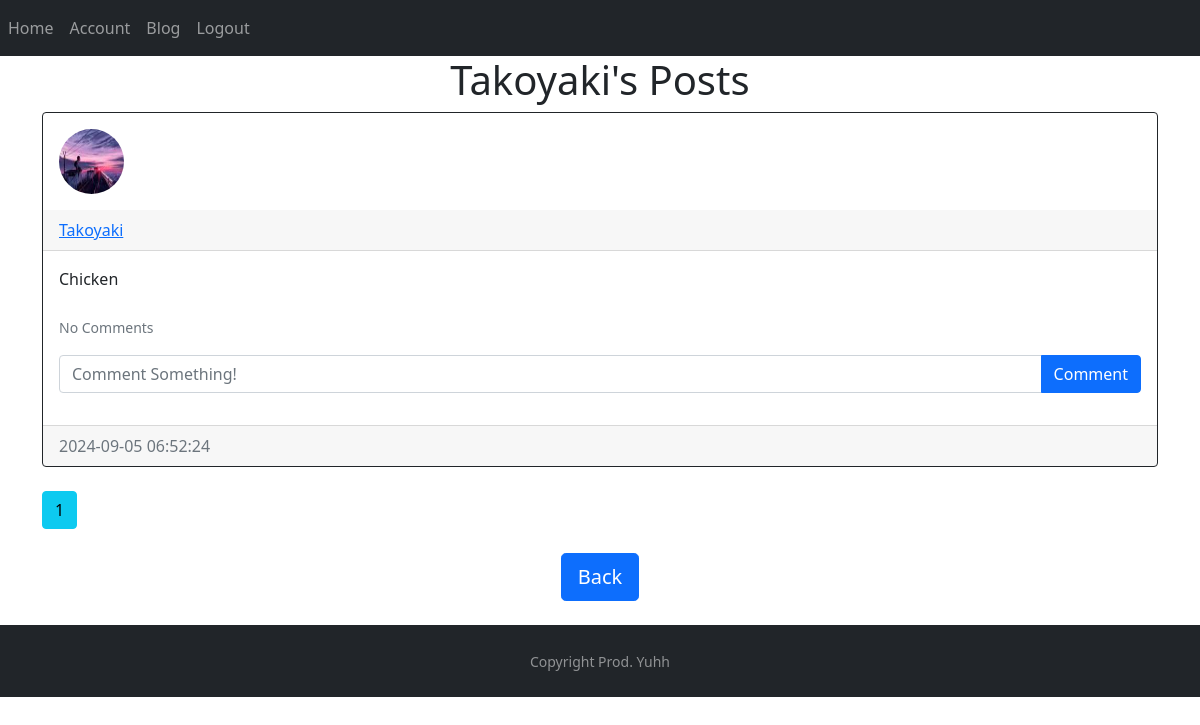
The page /posts/Takoyaki (signed in) on the database its author committed.
### website/models.py (models this page shows)
class User(db.Model, UserMixin):
    id = db.Column(db.Integer, primary_key=True)
    email = db.Column(db.String(150), unique=True)
    username = db.Column(db.String(150), unique=True)
    password = db.Column(db.String(150))
    image_file = db.Column(db.String(20), nullable=False, default='default.png')
    date_created = db.Column(db.DateTime(timezone=True), default=func.now())
    posts = db.relationship('Post', backref='user', passive_deletes=True)
    comments= db.relationship('Comment', backref='user', passive_deletes=True)

class Post(db.Model):
    id = db.Column(db.Integer, primary_key=True)
    text = db.Column(db.Text, nullable=False)
    date_created = db.Column(db.DateTime(timezone=True), default=func.now())
    author = db.Column(db.Integer, db.ForeignKey('user.id', ondelete="CASCADE"), nullable=False)
    comments= db.relationship('Comment', backref='post', passive_deletes=True)

### website/views.py (the view)
@views.route("/posts/<username>")
@login_required
def posts(username):
    user = User.query.filter_by(username=username).first()
    if not user:
        flash('No user with that username exists.', category="error")
        return redirect(url_for('views.home'))
    page = request.args.get('page', 1, type=int)
    posts = Post.query.filter_by(author=user.id).paginate(page=page, per_page=4)
    return render_template("posts.html", user=current_user, posts=posts, username=username)

### website/__init__.py (called while the page is built)
def create_app():
    app = Flask(__name__, static_folder='static')
    app.config['SECRET_KEY'] = "lNJrn@]@neV]O.h"
    app.config['SQLALCHEMY_DATABASE_URI'] = f'sqlite:///{DB_NAME}'
    db.init_app(app)
    from .views import views
    from .auth import auth
    app.register_blueprint(views, url_prefix="/")
    app.register_blueprint(auth, url_prefix="/")
    from .models import User, Post, Comment
    with app.app_context():
        db.create_all()
    login_manager = LoginManager()
    login_manager.login_view = "auth.login"
    login_manager.init_app(app)
    @login_manager.user_loader
    def load_user(id):
        return User.query.get(int(id))
    return app

### website/templates/posts.html
{% extends "posts_div.html" %} {% block title %} {{username}}'s Posts {% endblock %}
{% block header %} {{username}}'s Posts {% endblock %}
{% block footer %}
    <div align="center">
        <a href="/home"><button type="button" class="btn btn-primary btn-lg">Back</button></a>
    </div>
    <br />
{% endblock %}

### website/templates/posts_div.html (shortened to what this page needs)
{% extends "template.html" %} {% block title %}Home{% endblock %}
{% block content %}
<h1 align="center">{% block header %}Posts{% endblock %}</h1>
<div id="posts">
	{% for post in posts %}
	<div class="card border-dark">
    <img class="rounded-circle article-img" src="{{ url_for('static', filename='profile_pics/' + post.user.image_file) }}">
		<div class="card-header d-flex justify-content-between align-items-center">
			<a href="/posts/{{post.user.username}}">{{post.user.username}}</a>
      </div>
			<div class="card-body">
				<div class="card-text">{{post.text}}</div>
				<br />
        <p class="card-text">
          {% if post.comments|length > 0 %}
          <a data-bs-toggle="collapse" href="#comments-{{post.id}}" role="button">
            <small>View {{post.comments|length}} Comments</small>
          </a>
          {% else %}
          <small class="text-muted">No Comments</small>
          {% endif %}
        </p>
        <form
        class="input-group mb-3"
        method="POST"
        action="/create-comment/{{post.id}}"
        >
          <input
            type="text"
            id="text"
            name="text"
            class="form-control"
            placeholder="Comment Something!"
          />
          <button type="submit" class="btn btn-primary">Comment</button>
        </form>
			</div>
			<div class="card-footer text-muted">{{post.date_created}}</div>
	  </div>
	<br />
  {% endfor %}
</div>
  {% for page_num in posts.iter_pages(left_edge=1, right_edge=1, left_current=1, right_current=2) %}
    {% if page_num %}
      {% if posts.page == page_num %}
        <a class="btn btn-info mb-4" href="{{ url_for('views.blog', page=page_num)}}">{{ page_num }}</a>
      {% else %}
        <a class="btn btn-outline-info mb-4" href="{{ url_for('views.blog', page=page_num)}}">{{ page_num }}</a>
      {% endif %}
    {% endif %}
  {% endfor%}
{% block footer %}{% endblock %} {% endblock %}

### website/static/styles.css (style rules this page uses)
.article-img { height: 65px; width: 65px; margin: 16px; }

### rows shown on the page
User: username "Takoyaki"
Post: image_file (picture), user.username "Takoyaki", text "Chicken", date_created "2024-09-05 06:52:24"

### other values the page prints
{{ page_num }} "1"
